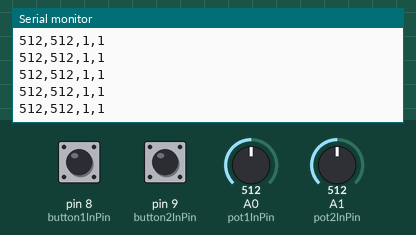
A sketch run on a simulated Arduino Uno, built with avr-gcc and run on an emulated ATmega328P. Parts: the last lines printed to the serial monitor. Inputs (shaded band) come from the test bench; at power-on: A1 (pot2InPin) = 512, A0 (pot1InPin) = 512, pin 8 (button1InPin) HIGH, pin 9 (button2InPin) HIGH.

Above: at 4.2 s.
4.3 s: A1 (pot2InPin) set to 990
At 5.1 s:
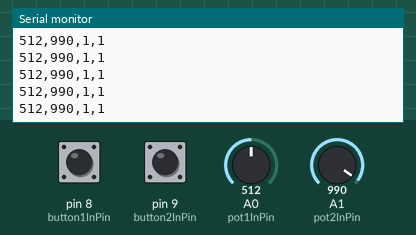
7.3 s: A1 (pot2InPin) set to 1018
At 8.2 s:
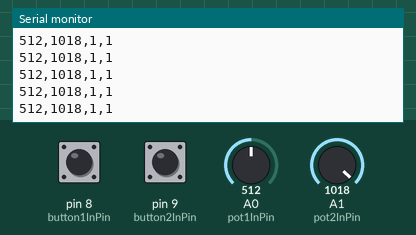
12.0 s: A0 (pot1InPin) set to 1008
At 13.1 s:
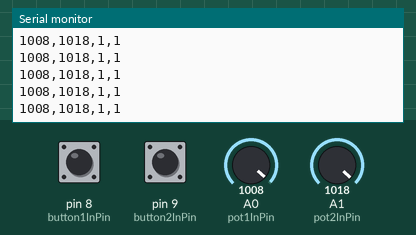
13.5 s: A0 (pot1InPin) set to 981
At 14.5 s:
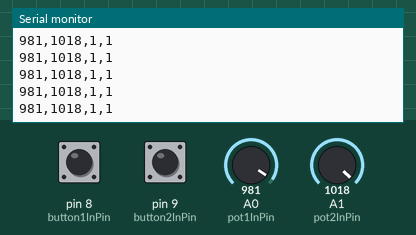
Timing chart, 0 to 16.5 s (numbered marks = the images above; inputs shaded):
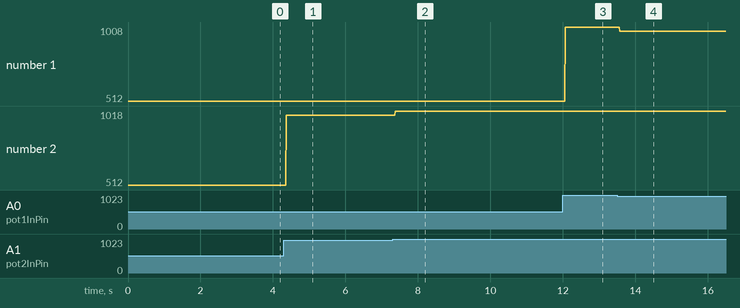

Measured:
- after the input at 4.3 s, the serial monitor: prints a new line after 0.07 s (image 1)
- after the input at 7.3 s, the serial monitor: prints a new line after 0.08 s (image 2)
- after the input at 12.0 s, the serial monitor: prints a new line after 0.07 s (image 3)
- after the input at 13.5 s, the serial monitor: prints a new line after 0.07 s (image 4)
- plotted number 1: 512 → 1008 after the input at 12.0 s, 1008 → 981 after the input at 13.5 s
- plotted number 2: 512 → 990 after the input at 4.3 s, 990 → 1018 after the input at 7.3 s

The sketch:

CH_joystick.ino
```cpp
const int pot1InPin = A0;
const int pot2InPin = A1;
const int button1InPin = 8;
const int button2InPin = 9;
int pot1 = 0;
int pot2 = 0;
int button1 = 0;
int button2 = 0;
void setup() {
  Serial.begin(9600);
  pinMode(button1InPin, INPUT_PULLUP);
  pinMode(button2InPin, INPUT_PULLUP);
}

void loop() {
  // read the analog in value:
  pot1 = analogRead(pot1InPin);
  pot2 = analogRead(pot2InPin);
  button1 = digitalRead(button1InPin);
  button2 = digitalRead(button2InPin);
  if (pot1<100 && pot1 >= 10)
    Serial.print("0");
  else if (pot1<10)
    Serial.print("00");
  Serial.print(pot1);
  Serial.print(",");
  if (pot2<100 && pot2 >= 10)
    Serial.print("0");
  else if (pot2<10)
    Serial.print("00");
  Serial.print(pot2);
  Serial.print(",");
  Serial.print(button1);
  Serial.print(",");
  Serial.print(button2);
  Serial.print("\n");

  // wait 2 milliseconds before the next loop for the analog-to-digital
  // converter to settle after the last reading:
  delay(2);
}
```
